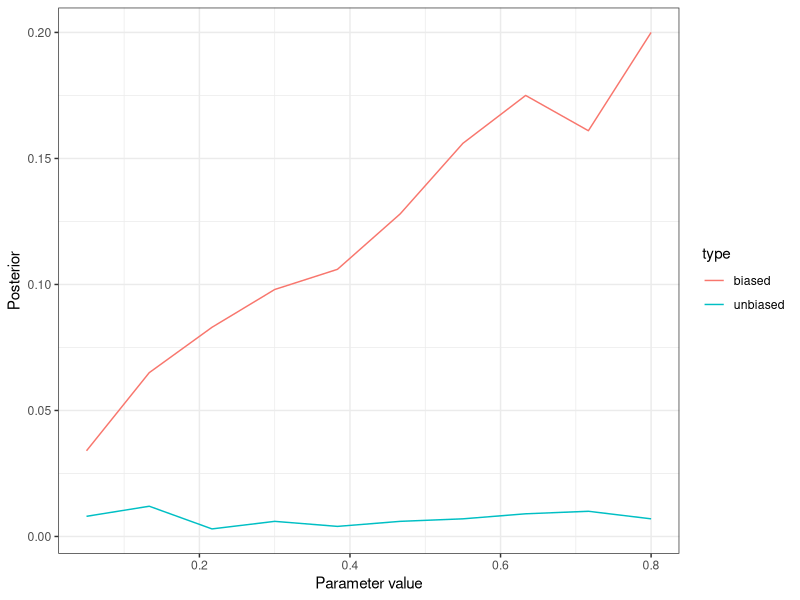

The R source for this figure:
# Snowball bias

################ simple simulation ##########
# truth
guilty <- 0
I <- 1
p1 <- .5 #prob evidence|guilty=1 (true positive)
p2 <- .05 #prob evidence|guilty=0 (false positive)
p_guilty <- .05 #baseline prob of guilty (1/N, eg)
i_bias <- .05 #bias from I
e_bias <- .2 #bias spilling over from other evidence

p_evidence <- function(g){p1*g + p2*(1-g)}
post_guilty <- function(e1,e2,e3,p_guilty){
  #posterior prob
  (p1*e1 + (1-p1)*(1-e1))*(p1*e2 + (1-p1)*(1-e2))*(p1*e3 + (1-p1)*(1-e3))*p_guilty/
    ((p1*e1 + (1-p1)*(1-e1))*(p1*e2 + (1-p1)*(1-e2))*(p1*e3 + (1-p1)*(1-e3))*p_guilty+
       (p2*e1 + (1-p2)*(1-e1))*(p2*e2 + (1-p2)*(1-e2))*(p2*e3 + (1-p2)*(1-e3))*(1-p_guilty))
}
bound_01 <- function(x){min(max(x,0),1)}

# across n parameter values & N "trials"
n <- 10
N <- 1000
out_biased <- out_unbiased <- matrix(rep(NA,n*4), ncol = 4)
param <- seq(0.05,.8,length.out=n)
for(j in 1:n){
  e_bias <- param[j]
  errs <- errs_unbiased <- matrix(rep(NA,N*4), ncol = 4)
  for(i in 1:N){
    # biased evidence
    e1 <- rbinom(1,1,bound_01(p_evidence(guilty) + i_bias*I))
    e2 <- rbinom(1,1,bound_01(p_evidence(guilty) + e_bias*e1 + i_bias*I))
    e3 <- rbinom(1,1,bound_01(p_evidence(guilty) + e_bias*e1 + e_bias*e2 + i_bias*I))
    
    # unbiased evidence
    e1_unbiased <- rbinom(1,1,bound_01(p_evidence(guilty)))
    e2_unbiased <- rbinom(1,1,bound_01(p_evidence(guilty)))
    e3_unbiased <- rbinom(1,1,bound_01(p_evidence(guilty)))
    
    # final determination
    determined_guilt <- post_guilty(e1,e2,e3,p_guilty)>.5
    determined_guilt_unbiased <- post_guilty(e1_unbiased,e2_unbiased,e3_unbiased,p_guilty)>.5
    
    # errors
    errs[i,] <- c((guilty-determined_guilt)^2,e1,e2,e3)
    errs_unbiased[i,] <- c((guilty-determined_guilt_unbiased)^2,e1_unbiased,e2_unbiased,e3_unbiased)
  }
  
  out_biased[j,] <- apply(errs,2,mean)
  out_unbiased[j,] <- apply(errs_unbiased,2,mean)
}
library(ggplot2)
ggplot(data = data.frame(posterior = c(out_biased[,1],out_unbiased[,1]), type = rep(c('biased','unbiased'), each = n), x = rep(param,2)))+
  geom_line(aes(x=x,y=posterior,color=type))+
  theme_bw()+
  xlab("Parameter value") + ylab("Posterior")
